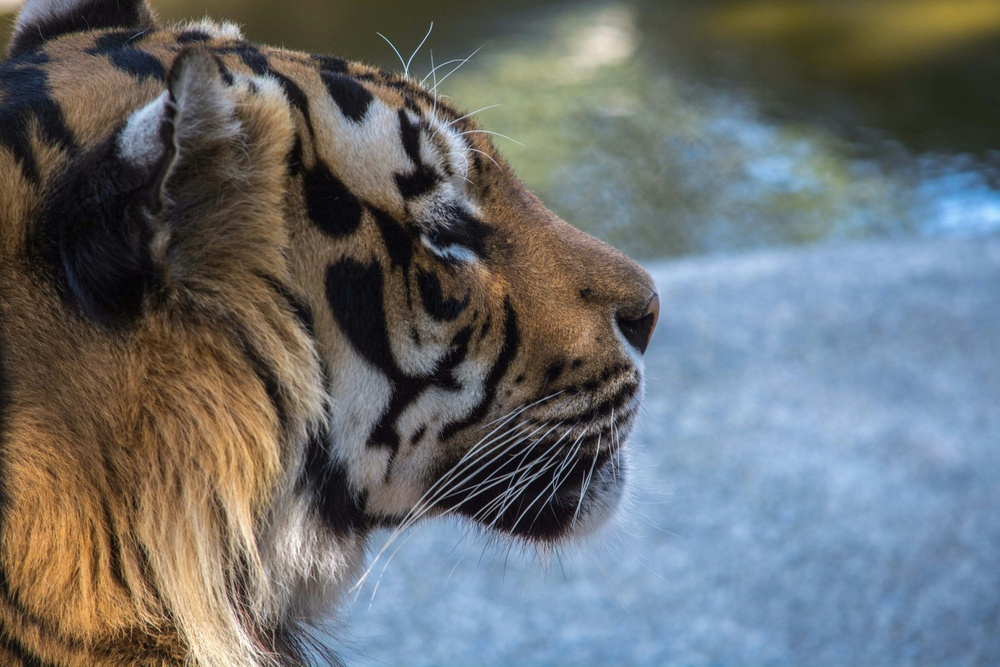
#> input picture imagenes/original/tigre.jpeg, 1000 x 667 px, shrunk from 3000 x 2000 before the run
$ jupyter execute 'filtro bayer.ipynb'
#> lines starting #> are read from the running program, lines starting #| are printed output that depends on the picture
                                         Practica Individual
                                            Filtro Bayer
Nombre:Franz Caballero

Actividad individual
1.-Realiza una investigación científica sobre el filtro Bayer aplicado
en el procesamiento digital de imágenes, el porque se aplica y como proviene;
de la misma manera realizando código lista las versiones de filtro Bayer en cv2
y aplícalos en tus imágenes seleccionadas
2.- Aplica las las transformaciones de YUV2RGB , RGB2YUV y viceversa a la imagen
seleccionada

importacion de Librerias

[cell 1]
import matplotlib.pyplot as plt
import cv2
import numpy as np

Versiones Del Filtro Bayer

[cell 2]
imagen = cv2.imread('imagenes/original/tigre.jpeg')
#> imagen is the input picture: shape (667, 1000, 3); mean B, G, R 112.1, 110.2, 106.5
imagen_gris = cv2.cvtColor(imagen, cv2.COLOR_BGR2GRAY)
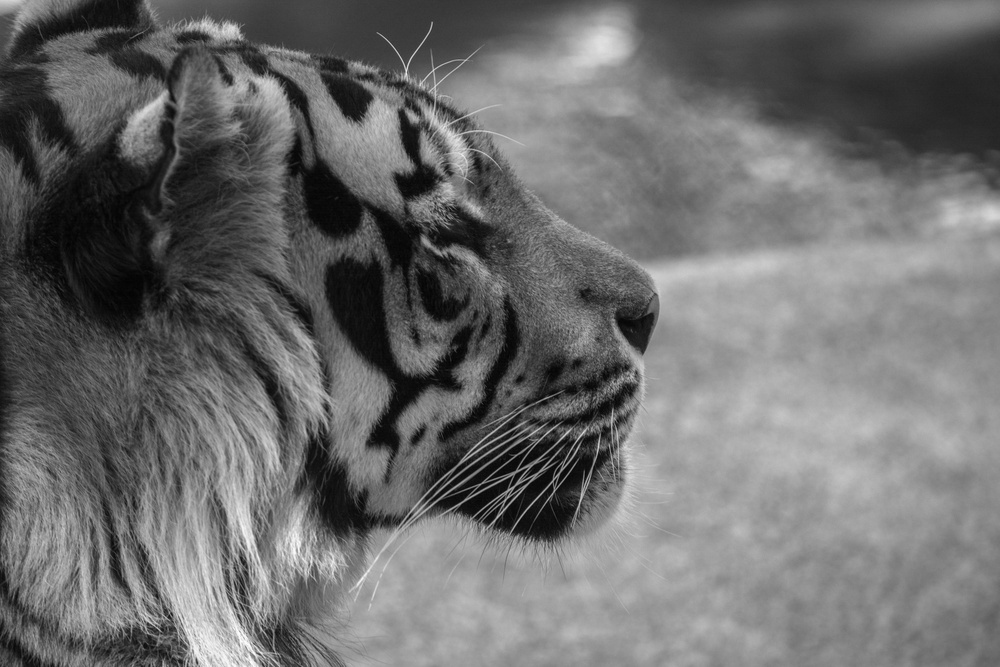
#> imagen_gris: shape (667, 1000); min 1, max 254, mean 109.3
filtros_bayer = [cv2.COLOR_BAYER_BG2BGR, cv2.COLOR_BAYER_GB2BGR, cv2.COLOR_BAYER_RG2BGR, cv2.COLOR_BAYER_GR2BGR]
nombres_filtros_bayer = ['BAYER_BG2BGR', 'BAYER_GB2BGR', 'BAYER_RG2BGR', 'BAYER_GR2BGR']

plt.figure(figsize=(10, 8))
for nombre_filtro in nombres_filtros_bayer:
    print(nombre_filtro)
for i, filtro_bayer in enumerate(filtros_bayer):
    imagen_bayer = cv2.cvtColor(imagen_gris, filtro_bayer)
    plt.subplot(2, 2, i+1)
    plt.imshow(cv2.cvtColor(imagen_bayer, cv2.COLOR_BGR2RGB))
    plt.title(nombres_filtros_bayer[i])
    plt.axis('off')
plt.show()
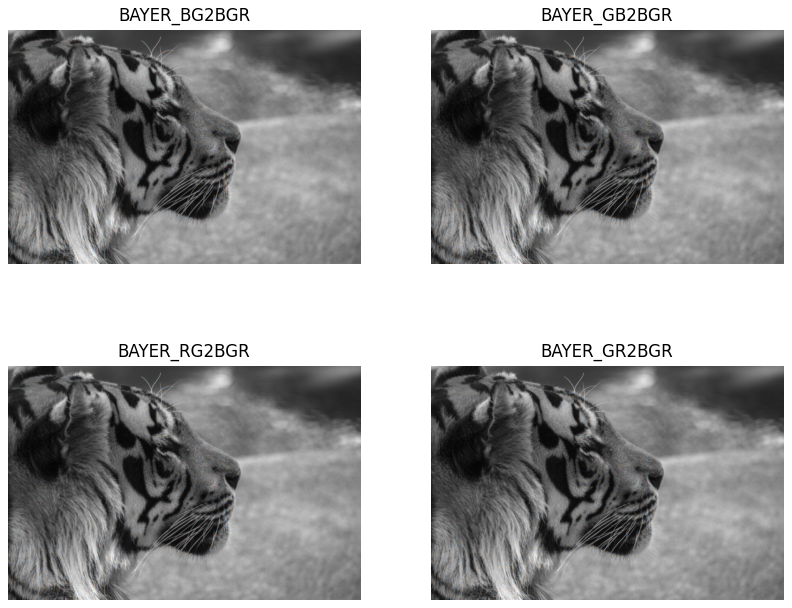
#> figure drawn by matplotlib, 4 panels; B, G, R data is drawn as R, G, B

Aplicar Las Transformaciones De YUV2RGB Y RGB2YUV y viceversa a la imagen
seleccionada

[cell 3]
imagen = cv2.imread('imagenes/original/tigre.jpeg')
imagen_gris = cv2.cvtColor(imagen, cv2.COLOR_BGR2GRAY)
filtros_bayer = [cv2.COLOR_BAYER_BG2BGR, cv2.COLOR_BAYER_GB2BGR, cv2.COLOR_BAYER_RG2BGR, cv2.COLOR_BAYER_GR2BGR]
#> filtros_bayer = [46, 47, 48, 49]
nombres_filtros_bayer = ['BAYER_BG2BGR', 'BAYER_GB2BGR', 'BAYER_RG2BGR', 'BAYER_GR2BGR']

imagen_yuv = cv2.cvtColor(imagen, cv2.COLOR_BGR2YUV)
#> imagen_yuv: shape (667, 1000, 3); mean of channels 0, 1, 2 109.3, 129.4, 125.5
rgb_desde_yuv = cv2.cvtColor(imagen_yuv, cv2.COLOR_YUV2RGB)
yuv_desde_rgb = cv2.cvtColor(rgb_desde_yuv, cv2.COLOR_RGB2YUV)

plt.figure(figsize=(10, 8))
plt.subplot(1, 3, 1)
plt.imshow(cv2.cvtColor(imagen, cv2.COLOR_BGR2RGB))
plt.title('Imagen Original')
plt.axis('off')

plt.subplot(1, 3, 2)
plt.imshow(cv2.cvtColor(imagen_yuv, cv2.COLOR_YUV2RGB))
plt.title('Imagen YUV')
plt.axis('off')

plt.subplot(1, 3, 3)
plt.imshow(cv2.cvtColor(rgb_desde_yuv, cv2.COLOR_RGB2BGR))
plt.title('RGB desde YUV')
plt.axis('off')

plt.show()
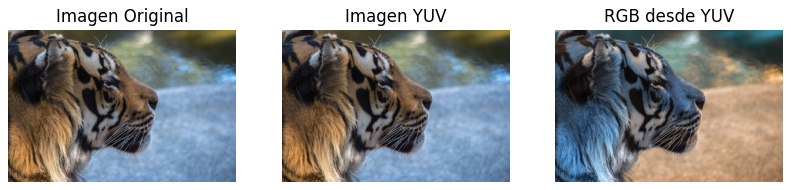
#> figure drawn by matplotlib, 3 panels; B, G, R data is drawn as R, G, B

$ run again, with imagenes/original/flores.jpeg copied over imagenes/original/tigre.jpeg
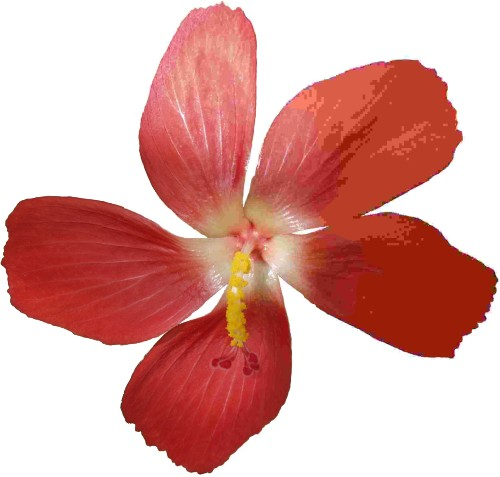
#> input picture imagenes/original/flores.jpeg, 500 x 477 px
#> imagen is the input picture: shape (477, 500, 3); mean B, G, R 157.6, 163.2, 219
#> `plt.show()`:
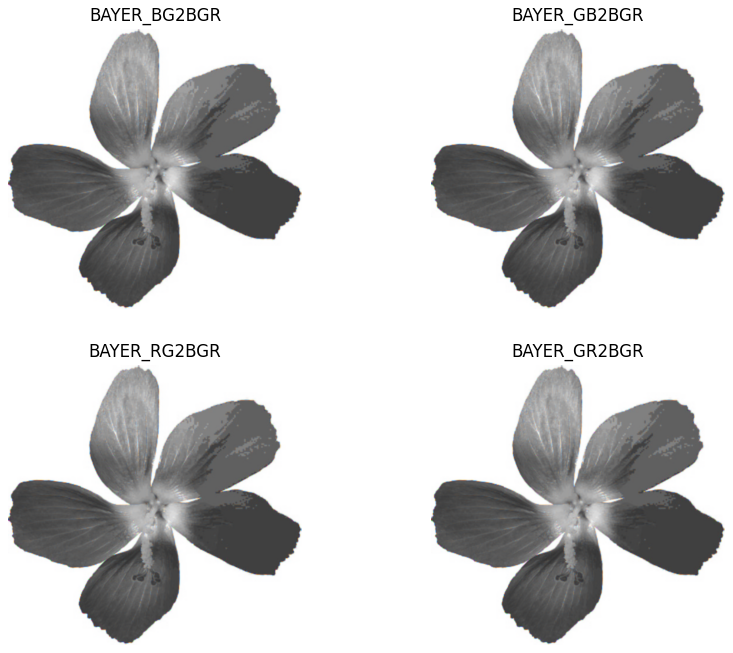
#> figure drawn by matplotlib, 4 panels; B, G, R data is drawn as R, G, B
#> filtros_bayer = [46, 47, 48, 49]
#> imagen_yuv: shape (477, 500, 3); mean of channels 0, 1, 2 179.2, 117.4, 162.9
#> yuv_desde_rgb: shape (477, 500, 3); mean of channels 0, 1, 2 179.2, 117.4, 162.9
#> `plt.show()`:
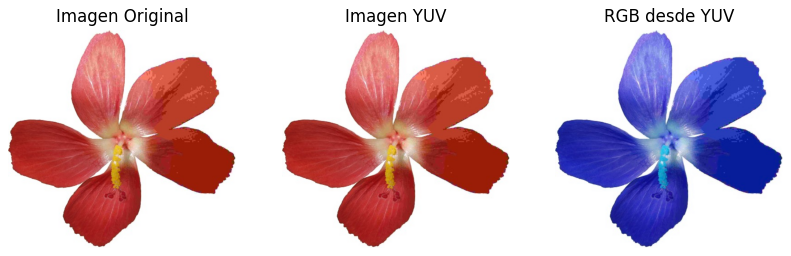
#> figure drawn by matplotlib, 3 panels; B, G, R data is drawn as R, G, B

$ run again, with imagenes/original/gato.jpeg copied over imagenes/original/tigre.jpeg
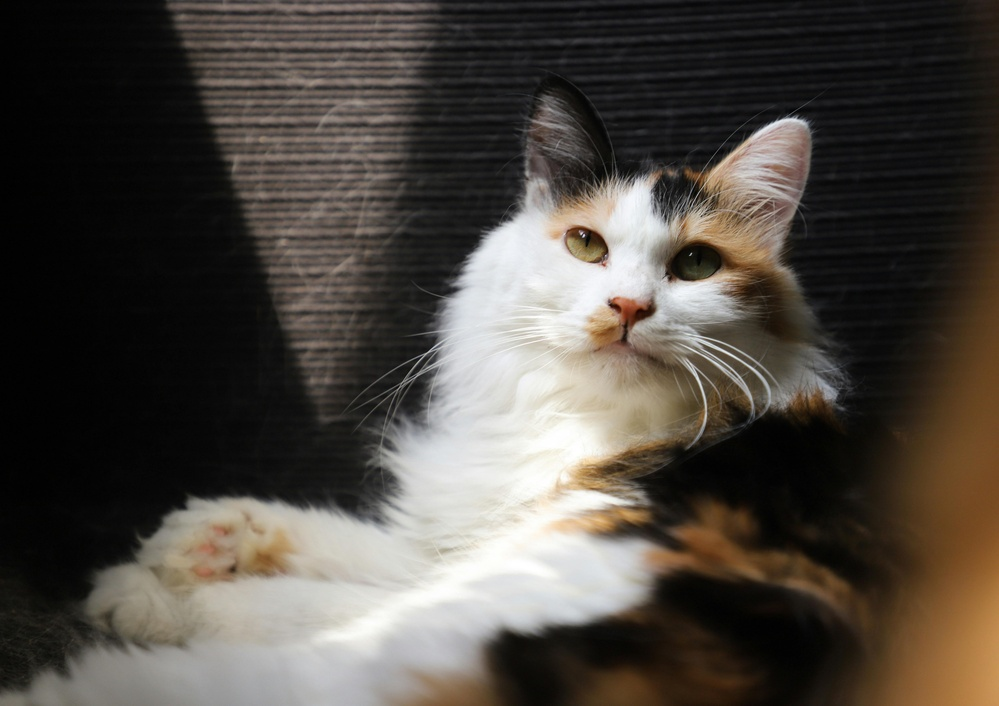
#> input picture imagenes/original/gato.jpeg, 999 x 706 px, shrunk from 5535 x 3911 before the run
#> imagen is the input picture: shape (706, 999, 3); mean B, G, R 65.8, 72.5, 78.3
#> `plt.show()`:
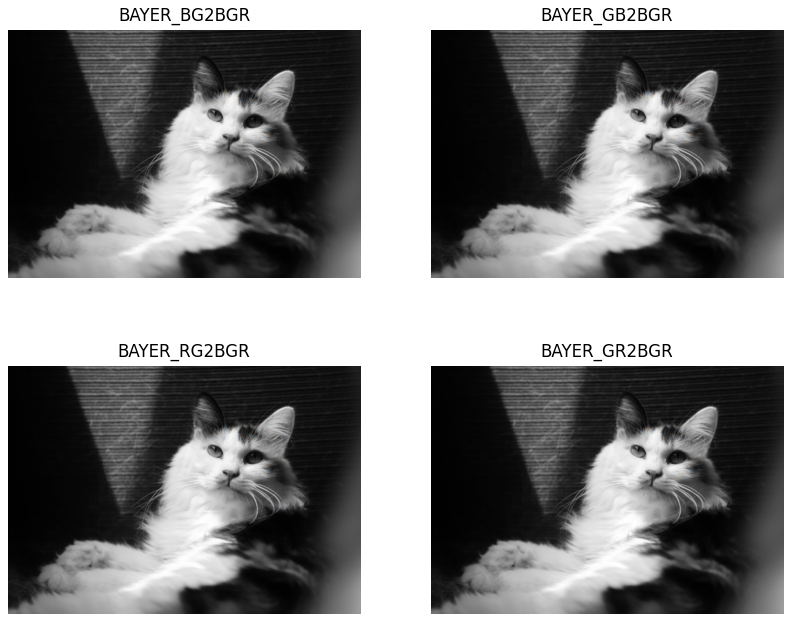
#> figure drawn by matplotlib, 4 panels; B, G, R data is drawn as R, G, B
#> filtros_bayer = [46, 47, 48, 49]
#> imagen_yuv: shape (706, 999, 3); mean of channels 0, 1, 2 73.5, 124.3, 132.3
#> `plt.show()`:
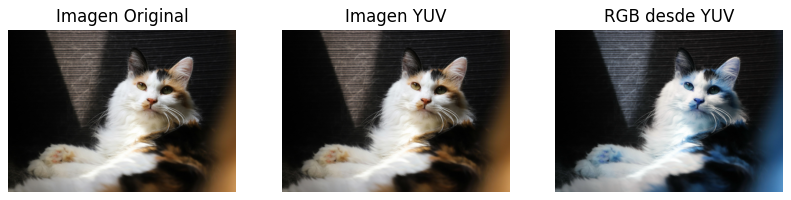
#> figure drawn by matplotlib, 3 panels; B, G, R data is drawn as R, G, B
